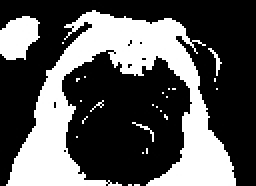
#> input picture Labs/09/image.jpg, 128 x 93 px (shown 2 times larger)
$ python sampling.py
#> lines starting #> are read from the running program, lines starting #| are printed output that depends on the picture
#> further down, im is the input picture: shape (93, 128); min 0, max 255, mean 88.1
import numpy as np
import matplotlib.pyplot as plt
import imageio


def add_gaussian_noise(im,prop,varSigma):
#> called with prop = 0.7, varSigma = 0.1
    N = int(np.round(np.prod(im.shape)*prop))
#> N = 8333
    index = np.unravel_index(np.random.permutation(np.prod(im.shape))[1:N],im.shape)
    e = varSigma*np.random.randn(np.prod(im.shape)).reshape(im.shape)
    im2 = np.copy(im).astype('float')
    im2[index] += e[index]
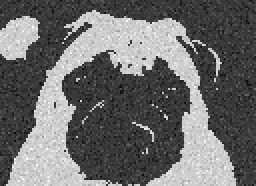
#> im2: shape (93, 128) float64 (shown 2 times larger); min -0.382, max 1.32, mean 0.344; drawn with min black and max white
    return im2


def add_saltnpeppar_noise(im,prop):
#> called with prop = 0.7
    N = int(np.round(np.prod(im.shape)*prop))
#> N = 8333
    index = np.unravel_index(np.random.permutation(np.prod(im.shape))[1:N],im.shape)
    im2 = np.copy(im)
    im2[index] = 1-im2[index]
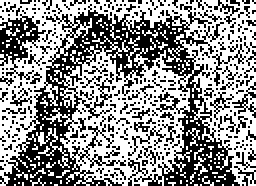
#> im2: shape (93, 128) float64 (shown 2 times larger); min 0, max 1, mean 0.56
    return im2


# proportion of pixels to alter
prop = 0.7
varSigma = 0.1

im = imageio.imread('image.jpg')
im = im/255.0
fig = plt.figure()
ax = fig.add_subplot(131)
ax.imshow(im,cmap='gray')

im2 = add_gaussian_noise(im,prop,varSigma)
ax2 = fig.add_subplot(132)
ax2.imshow(im2,cmap='gray')
im2 = add_saltnpeppar_noise(im,prop)
ax3 = fig.add_subplot(133)
ax3.imshow(im2,cmap='gray')

plt.show()
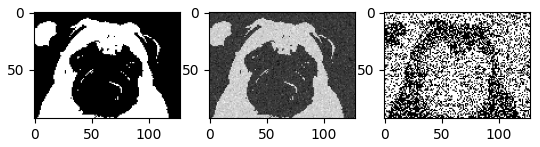
#> figure drawn by matplotlib, 3 panels


def neighbours(i,j,M,N,size=4):
    if size==4:
        if (i==0 and j==0):
            n=[(0,1), (1,0)]
        elif i==0 and j==N-1:
            n=[(0,N-2), (1,N-1)]
        elif i==M-1 and j==0:
            n=[(M-1,1), (M-2,0)]
        elif i==M-1 and j==N-1:
            n=[(M-1,N-2), (M-2,N-1)]
        elif i==0:
            n=[(0,j-1), (0,j+1), (1,j)]
        elif i==M-1:
            n=[(M-1,j-1), (M-1,j+1), (M-2,j)]
        elif j==0:
            n=[(i-1,0), (i+1,0), (i,1)]
        elif j==N-1:
            n=[(i-1,N-1), (i+1,N-1), (i,N-2)]
        else:
            n=[(i-1,j), (i+1,j), (i,j-1), (i,j+1)]
        return n
    if size==8:
        print('Not yet implemented\n')
    return -1

$ run again, with Labs/09/test.png saved as Labs/09/image.jpg
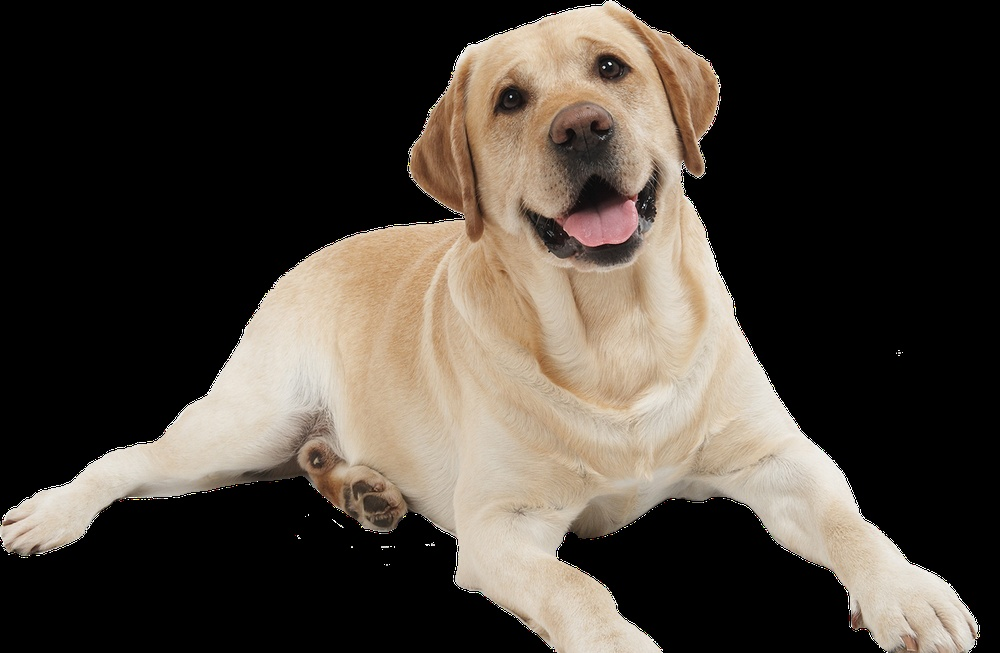
#> input picture Labs/09/test.png, 1000 x 653 px, shrunk from 1402 x 915 before the run
#> im is the input picture: shape (653, 1000, 3); mean R, G, B 73.5, 65.8, 57.5
#> in add_saltnpeppar_noise, `im2[index] = 1-im2[index]`:
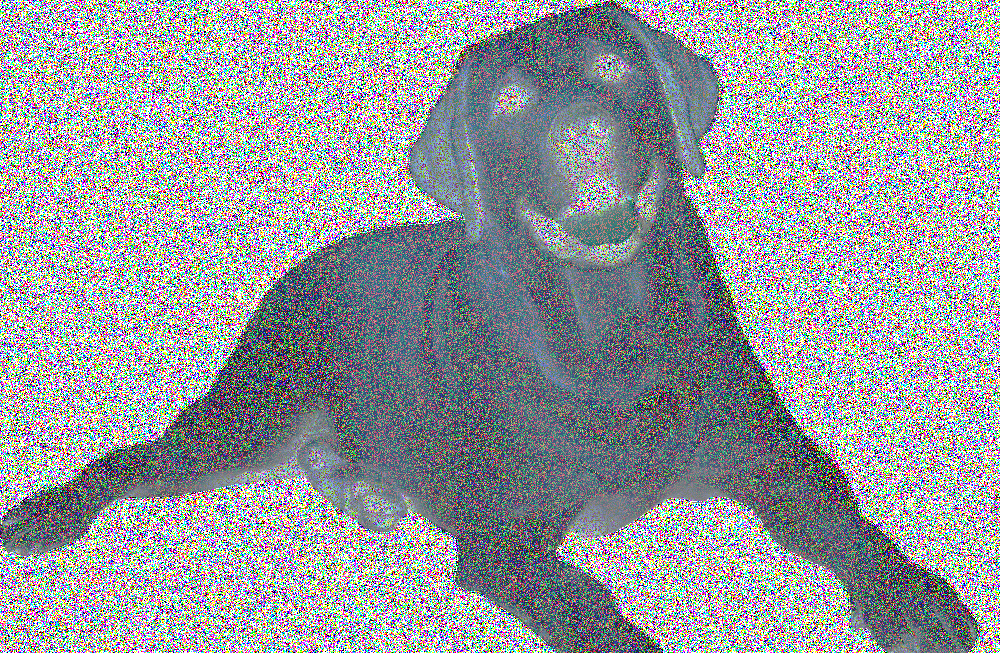
#> im2: shape (653, 1000, 3) float64; mean R, G, B 0.584, 0.597, 0.61
#> `plt.show()`:
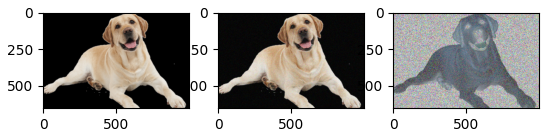
#> figure drawn by matplotlib, 3 panels
